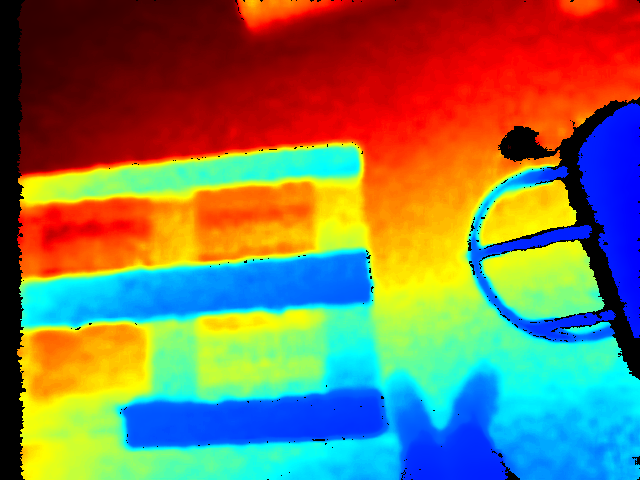
%> input picture palet_below/jan/paletimages/images7_11_24/img0.png, 640 x 480 px
$ octave --eval "detectEdge(imread('paletimages/images7_11_24/img0.png'));"   (GNU Octave 9; MATLAB toolbox functions it lacks are replaced by stand-ins)
%> lines starting %> are read from the running program, lines starting %| are printed output that depends on the picture
function detectEdge(img)
% close all;
% img=load("images7_11_24\imgdist3.mat");
% img=img.imgdist;
%% pipeline=connectDepth();
% [10 lines of commented-out code are left out]
%%
% Retallem la part en negre per defecte!
img=img(50:end-10,10:end-10);
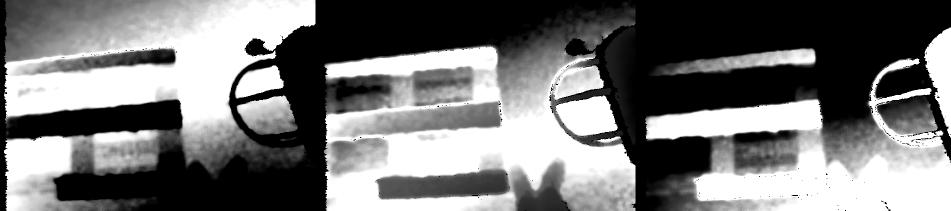
%> img: size 421x1901 uint8 (shown at 1/2 size); min 0, max 255, mean 118.3
% Filter the image to close the black dots and reduce noise
imgclosed=imclose(img,strel('disk',5));
I=medfilt2(imgclosed,[20 20],'symmetric');
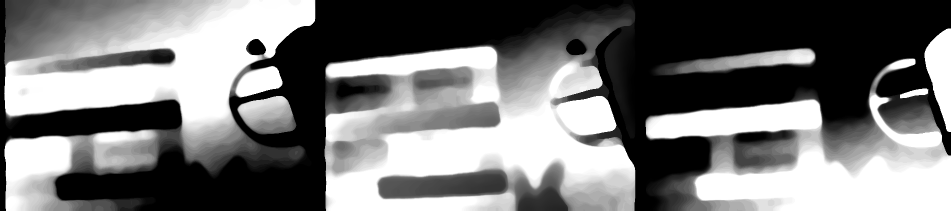
%> I: size 421x1901 uint8 (shown at 1/2 size); min 0, max 255, mean 119.5

IBW=edge(I,'canny');
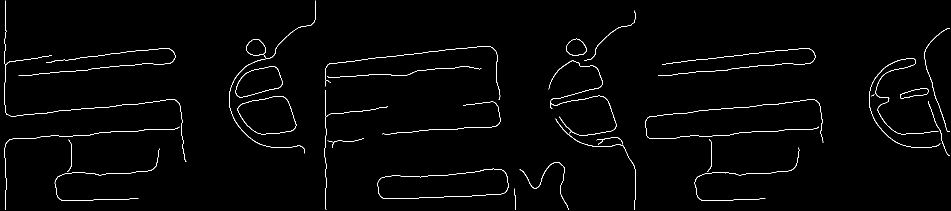
%> IBW: size 421x1901 logical (shown at 1/2 size); 1.4% white in thin lines or dots
[H,T,R]=hough(IBW);
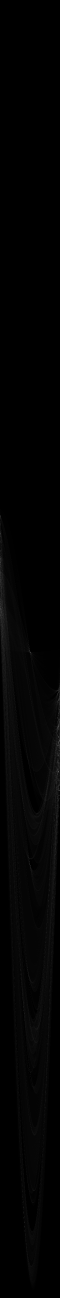
%> H: size 3893x180 double (shown at 1/3 size); min 0, max 169, mean 2.9
%> T = 180 values from -90 to 89; R = 3893 values from -1946 to 1946
P  = houghpeaks(H,1,'threshold',ceil(0.3*max(H(:))));
%> P = [2236 174]
lines = houghlines(IBW,T,R,P,'FillGap',5,'MinLength',7);
%> lines = 5 lines; point1 to point2 (x, y): (1449, 114) to (1456, 114), (1441, 115) to (1448, 115), (1408, 119) to (1415, 119), (227, 264) to (234, 264), (170, 271) to (177, 271)

figure(10),imshow(I,[]),hold on
xy = [lines(1).point1; lines(1).point2];
%> xy = [1449 114; 1456 114]
plot(xy(:,1),xy(:,2),'LineWidth',2,'Color','green');
% plot beginnings and ends of lines
plot(xy(1,1),xy(1,2),'x','LineWidth',2,'Color','yellow');
plot(xy(2,1),xy(2,2),'x','LineWidth',2,'Color','red');
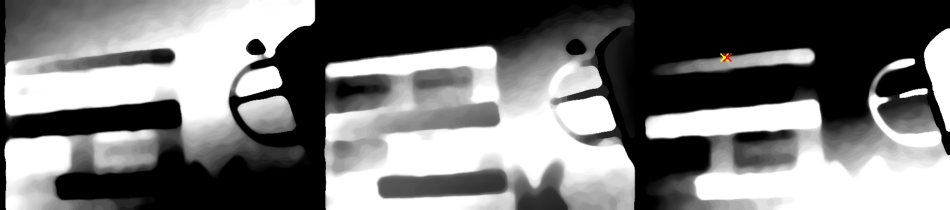
%> figure redrawn from the program's plot data; shown at 1/2 size
hold off;

I=imrotate(I,90+lines(1).theta);
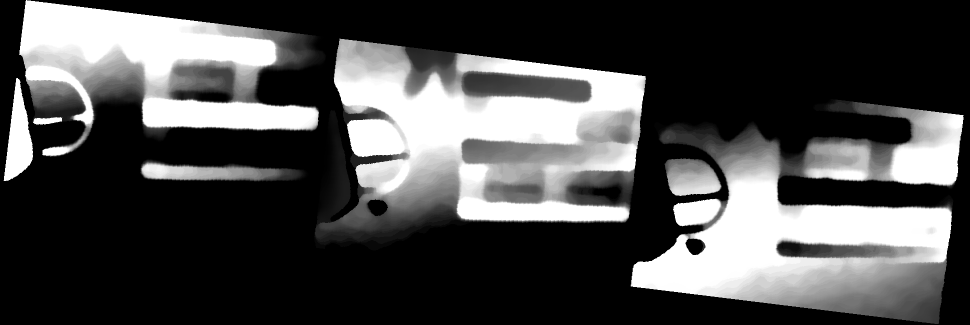
%> I: size 650x1939 uint8 (shown at 1/2 size); min 0, max 255, mean 75.9
if mod(lines(1).theta,90)-45<0
    hcrop=find(I(:,30)>0,1);
    wcrop=length(I(1,:))-find(I(3,end:-1:1)>0,1);
end
if mod(lines(1).theta,90)-45>0
    hcrop=find(I(end:-1:1,3)>0,1);
%> hcrop = []
    wcrop=length(I(1,:))-find(I(3,:)>0,1);
%> wcrop = 1887
end
I=I(hcrop:end-hcrop,end-wcrop:wcrop);
%> I = []
Iscaled=uint8(255*double(I)./double(max(I(:))));
%> Iscaled = []
rgbI=repmat(Iscaled,1,1,3);
%> rgbI = []
wpos=zeros(1,3*100);wneg=wpos;w=1;p=1;
upcorner=-1.*ones(1,200);botcorner=upcorner;c=1;
position=zeros(100,2);
%> (the run ends here)
